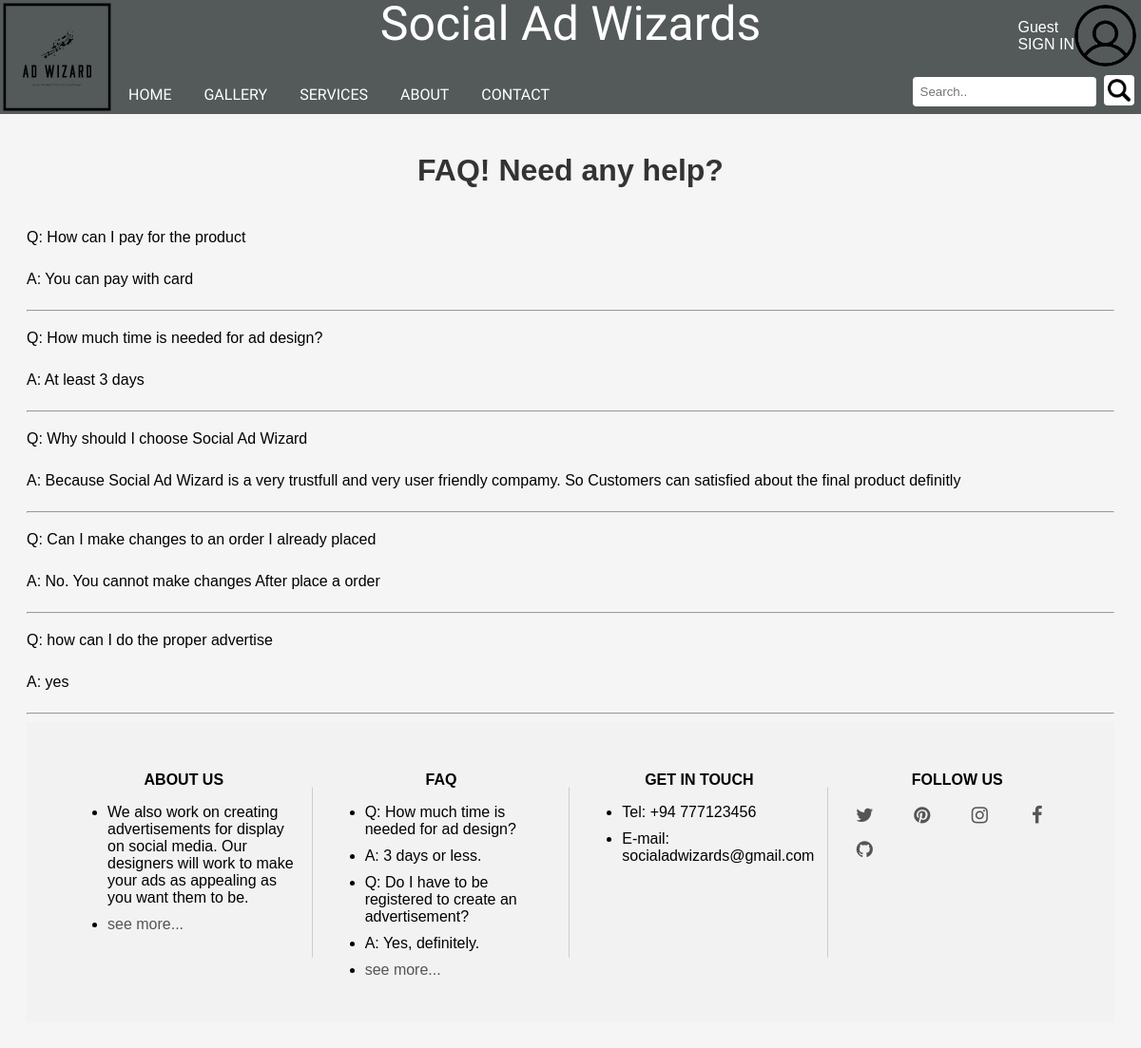
Screenshot of /src/views/faq.php with the database file from the repository.
### tables this page shows
CREATE TABLE `faq` (
  `faq_id` int(11) NOT NULL,
  `s_user_id` int(11) NOT NULL,
  `question` varchar(1000) NOT NULL,
  `answer` varchar(1000) DEFAULT NULL
);

### src/views/faq.php (the view, shortened to what this page needs)
<!DOCTYPE html>
<html lang="en">
<head>
    <link rel="stylesheet" type="text/css" href="./src/css/faq.css">
</head>
<body>
<?php include_once '../components/header.php'; ?>
<h1>FAQ! Need any help?</h1>
<?php
    include_once '../config/database/connection.php';
    $sql = "SELECT * FROM faq";
    $result = $conn->query($sql);
    if ($result->num_rows > 0) {
        while ($row = $result->fetch_assoc()) {
            $question = $row["question"];
            $answer = $row["answer"];
            if (!empty($question) && !empty($answer)) {
                echo '
                    <p>Q: ' . $question . '</p>
                    <p>A: ' . $answer . '</p><hr>';
            }
        }
    } else {
        echo "No data found.";
    }
    ?>
<?php include_once '../components/footer.php' ?>
</body>
</html>

### src/css/faq.css (style rules this page uses)
body { margin-top: 120px; font-family: Arial, sans-serif; padding: 20px; background-color: #f5f5f5; }
h1 { text-align: center; margin-bottom: 40px; color: #333; }
p { margin-bottom: 20px; line-height: 1.5; }
h1 { text-align: center; }

### src/css/sign-in.css (style rules this page uses)
body { font-family: Arial, sans-serif; }

### rows the page displays
faq: question "How can I pay for the product", answer "You can pay with card"
faq: question "How much time is needed for ad design?", answer "At least 3 days"
faq: question "Why should I choose Social Ad Wizard", answer "Because Social Ad Wizard is a very trustfull and very user friendly compamy. So Customers can satisfied about the final product definitly"
faq: question "Can I make changes to an order I already placed", answer "No. You cannot make changes After place a order"
faq: question "how can I do the proper advertise", answer "yes"

### other values shown
$userName "Guest"
